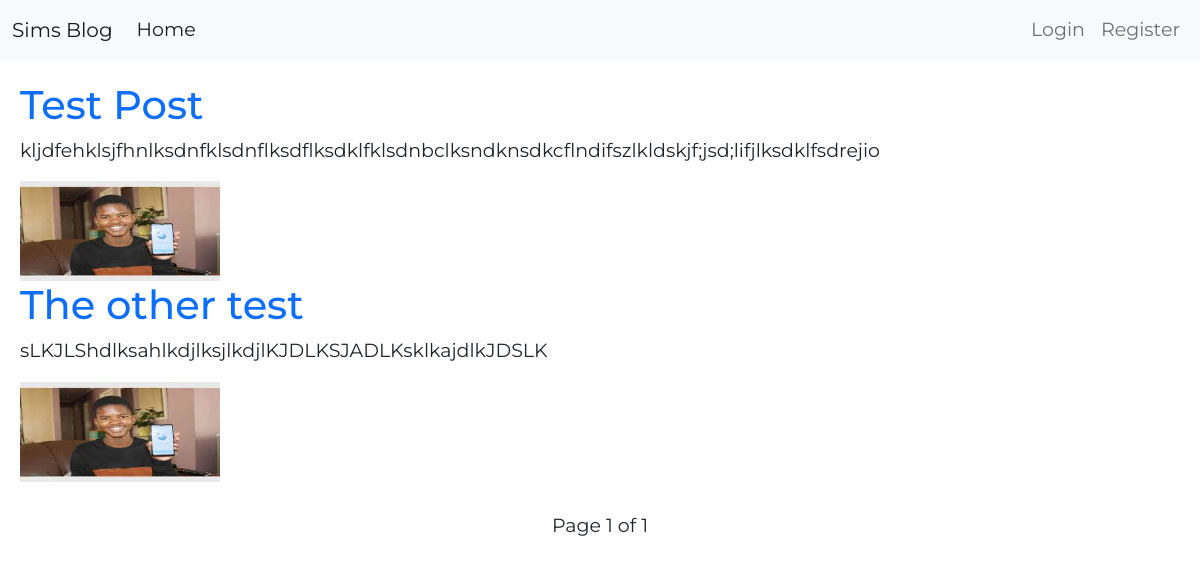
Before: / with the older database file.
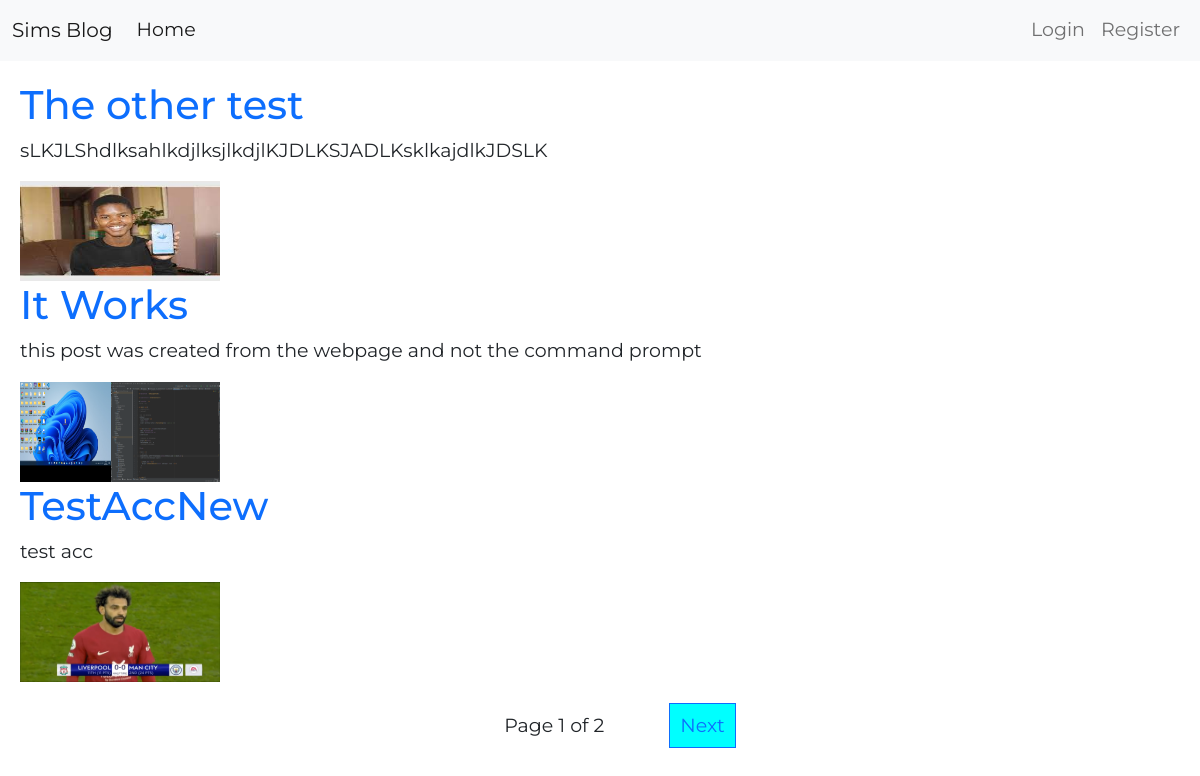
After: the same page with the newer database file.
### core/models.py (models this page shows, shortened)
class Post(models.Model):
    STATUS_CHOICES =(
        ('draft', 'Draft'),
        ('published', 'Published'),
    )
    title = models.CharField(max_length=240, unique=True)
    body = models.TextField()
    img = models.FileField(upload_to='posts/')
    slug = models.SlugField(max_length=240, unique_for_date="publish")
    publish = models.DateField(default=timezone.now)
    author = models.ForeignKey(User, on_delete=models.CASCADE)
    status = models.CharField(max_length=10, choices=STATUS_CHOICES, default='draft')
    def get_absolute_url(self):
        return reverse('blog:post_detail', args=[self.publish.year, self.publish.month, self.publish.day, self.slug])

### core/views.py (the view)
# urls.py: path('', home_view, name='home'),
def home_view(request):
	post_list = Post.objects.all()
	paginator = Paginator(post_list, 3)
	page = request.GET.get('page')
	try:
		posts = paginator.page(page)
	except PageNotAnInteger:
		posts = paginator.page(1)
	except EmptyPage:
		posts = Paginator.page(paginator.num_pages)
	book_list = Book.objects.all()
	User = get_user_model()
	users = User.objects.all()
	return render(request, 'home.html', {'books':book_list, 'page': page, 'posts': posts})

### core/templates/home.html (shortened to what this page needs)
{% extends 'base.html' %}
{% load static %}
{% block content %}
    <div class="home-content">
    {% for post in posts %}
    <h1 class="title"> <a class="link" href="{{ post.get_absolute_url }}">{{ post.title }}</a> </h1>
    <p class="paragraph"> {{ post.body|truncatewords:50}} </p>
    <img src="{{ post.img.url }}" alt="" class="post-img">
    {% endfor %}
    </div>
    {% include 'pagination.html' with page=posts %}
{% endblock content %}

### core/templates/base.html (shortened to what this page needs)
{% load static %}
<!DOCTYPE html>
<html lang="en">
<head>
    <link href="https://cdn.jsdelivr.net/npm/bootstrap@5.2.0/dist/css/bootstrap.min.css" rel="stylesheet"
>
          <link rel="stylesheet" href="https://cdn.jsdelivr.net/npm/bootstrap-icons@1.9.1/font/bootstrap-icons.css">
    <link rel="stylesheet" href="{% static 'css/style.css' %}">
</head>
<body>
    {% include 'navbar.html' %}
    {% block content %}
    {% endblock content %}
</body>
</html>

### core/templates/navbar.html (shortened to what this page needs)
<nav class="navbar navbar-expand-lg navbar-light bg-light">
  <div class="container-fluid">
      <a href="{% url 'blog:home' %}" class="navbar-brand">Sims Blog</a>
      <div class="collapse navbar-collapse" id="navbarCollapse">
          {% if user.is_authenticated  %}
          <div class="navbar-nav">
            <a href="{% url 'blog:home' %}" class="nav-item nav-link active">Home</a>
            <a href="{% url 'blog:myposts' %}" class="nav-item nav-link">My Posts</a>
        </div>
        <div class="navbar-nav ms-auto">
            <a class="btn btn-outline-primary" href="{% url 'blog:profile' %}">Profile</a>
            <a class="nav-link" href="{% url 'blog:profile' %}">Welcome {{user.username|title}}</a>
            <a class="nav-link" href="{% url 'blog:logout' %}">Logout</a>
        </div>
        {% else %}
          <div class="navbar-nav">
            <a href="{% url 'blog:home' %}" class="nav-item nav-link active">Home</a>
        </div>
        <div class="navbar-nav ms-auto">
            <a href="{% url 'blog:login' %}" class="nav-item nav-link">Login</a>
            <a href="{% url 'blog:register' %}" class="nav-item nav-link">Register</a>
        </div>
          {% endif %}
      </div>
  </div>
</nav>

### core/templates/pagination.html (shortened to what this page needs)
<div class="pagination">
    <span class="page-links">
        <span class="current">
            Page {{ page.number }} of {{ page.paginator.num_pages }}
        </span>
        {% if page.has_next %}
        <a href="?page={{ page.next_page_number }}" class="next">Next</a>
        {% endif %}
    </span>
</div>

### static/css/style.css (style rules this page uses)
body { font-family: 'Montserrat';font-size: 22px; }
.pagination { display: flex; align-items: center; justify-content: center; margin-top: 30px; }
.home-content { margin: 20px; }
.post-img { display: flex; align-items: center; justify-content: center; width: 200px; height: 100px; }
.link { text-decoration: none; }
.current { padding: 20px; margin: 30px; }
.next { border: 1px solid; padding: 10px; margin: 10px; background-color: aqua; text-decoration: none; }

Changed rows visible on the page:
removed Post: title "Test Post", body "kljdfehklsjfhnlksdnfklsdnflksdflksdklfklsdnbclksndknsdkcflndifszlkldskjf;jsd;lifjlksdklfsdrejio", img (picture)
added Post: title "It Works", body "this post was created from the webpage and not the command prompt", img (picture)
added Post: title "TestAccNew", body "test acc", img (picture)
Other visible differences:
{{ page.paginator.num_pages }}: "1" → "2"
text now shown: "Next"
